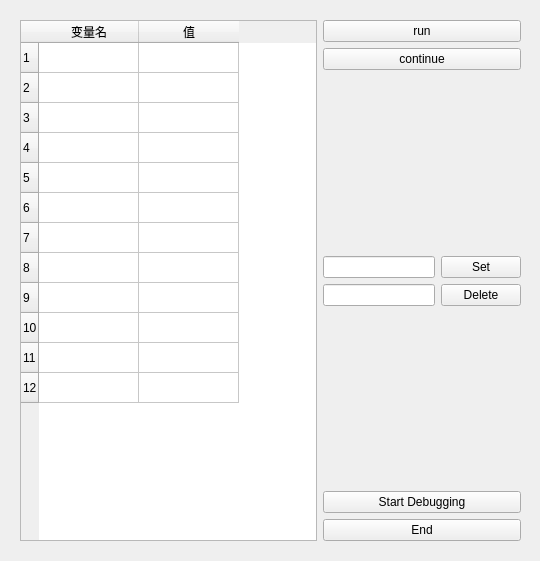
<?xml version="1.0" encoding="UTF-8"?>
<ui version="4.0">
 <class>debuggerPage</class>
 <widget class="QWidget" name="debuggerPage">
  <property name="geometry">
   <rect>
    <x>0</x>
    <y>0</y>
    <width>540</width>
    <height>561</height>
   </rect>
  </property>
  <property name="windowTitle">
   <string>Form</string>
  </property>
  <widget class="QWidget" name="horizontalLayoutWidget">
   <property name="geometry">
    <rect>
     <x>20</x>
     <y>20</y>
     <width>501</width>
     <height>521</height>
    </rect>
   </property>
   <layout class="QHBoxLayout" name="horizontalLayout" stretch="3,2">
    <item>
     <widget class="QTableWidget" name="tableWidget">
      <property name="rowCount">
       <number>12</number>
      </property>
      <property name="columnCount">
       <number>2</number>
      </property>
      <row/>
      <row/>
      <row/>
      <row/>
      <row/>
      <row/>
      <row/>
      <row/>
      <row/>
      <row/>
      <row/>
      <row/>
      <column>
       <property name="text">
        <string>变量名</string>
       </property>
      </column>
      <column>
       <property name="text">
        <string>值</string>
       </property>
      </column>
     </widget>
    </item>
    <item>
     <layout class="QVBoxLayout" name="verticalLayout">
      <item>
       <widget class="QPushButton" name="runBtn">
        <property name="text">
         <string>run</string>
        </property>
       </widget>
      </item>
      <item>
       <widget class="QPushButton" name="continueBtn">
        <property name="text">
         <string>continue</string>
        </property>
       </widget>
      </item>
      <item>
       <spacer name="verticalSpacer">
        <property name="orientation">
         <enum>Qt::Vertical</enum>
        </property>
        <property name="sizeHint" stdset="0">
         <size>
          <width>20</width>
          <height>40</height>
         </size>
        </property>
       </spacer>
      </item>
      <item>
       <layout class="QHBoxLayout" name="horizontalLayout_3">
        <item>
         <widget class="QLineEdit" name="setEdit"/>
        </item>
        <item>
         <widget class="QPushButton" name="setBtn">
          <property name="text">
           <string>Set</string>
          </property>
         </widget>
        </item>
       </layout>
      </item>
      <item>
       <layout class="QHBoxLayout" name="horizontalLayout_2">
        <item>
         <widget class="QLineEdit" name="deleteEdit"/>
        </item>
        <item>
         <widget class="QPushButton" name="deleteBtn">
          <property name="text">
           <string>Delete</string>
          </property>
         </widget>
        </item>
       </layout>
      </item>
      <item>
       <spacer name="verticalSpacer_2">
        <property name="orientation">
         <enum>Qt::Vertical</enum>
        </property>
        <property name="sizeHint" stdset="0">
         <size>
          <width>20</width>
          <height>40</height>
         </size>
        </property>
       </spacer>
      </item>
      <item>
       <widget class="QPushButton" name="pushButton">
        <property name="text">
         <string>Start Debugging</string>
        </property>
       </widget>
      </item>
      <item>
       <widget class="QPushButton" name="pushButton_2">
        <property name="text">
         <string>End</string>
        </property>
       </widget>
      </item>
     </layout>
    </item>
   </layout>
  </widget>
 </widget>
 <resources/>
 <connections/>
</ui>
